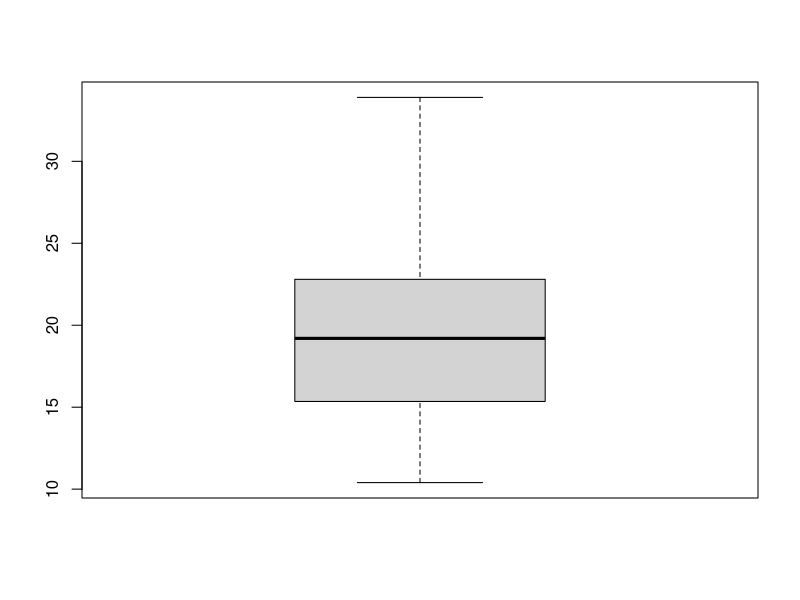
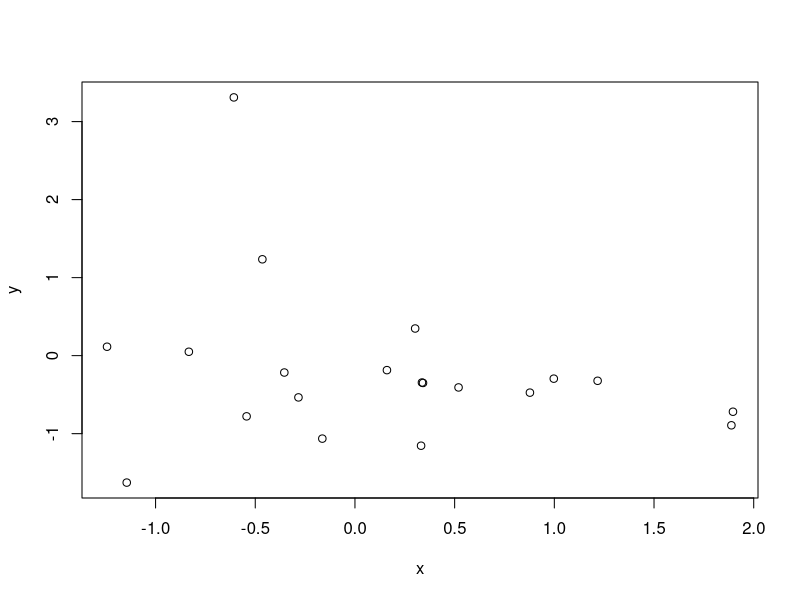

These charts were generated, in order, by the following R code:
setwd("/home/rogelio/Desktop/datasciencecoursera/exploratory_data_analysis/")
data("mtcars")

png(file = "./boxplot.png")
boxplot(mtcars$mpg)
dev.off()

x <- rnorm(20)
y <- rnorm(20)
jpeg(file = "./plot.jpeg", width = 640, height = 480)
plot(x, y)
dev.off()